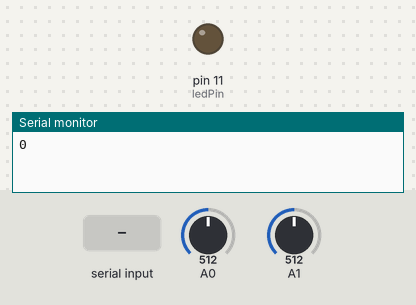
Bench run of a sketch on a simulated Arduino Uno, built with avr-gcc and run on an emulated ATmega328P. Parts: output pins drawn as LEDs (lit = HIGH), the last lines printed to the serial monitor. The test bench sets the inputs (shaded band); at power-on: A0 = 512, A1 = 512.

Above: at 1.2 s.
1.3 s: "1" received over Serial
At 2.2 s:
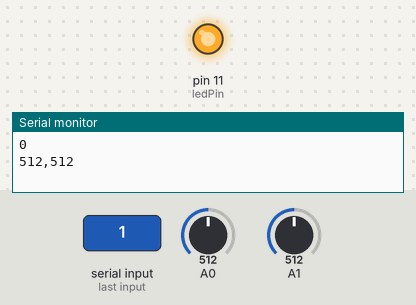
2.8 s: "0" received over Serial
At 3.3 s:
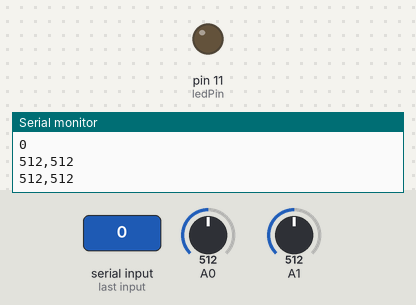
Timing chart, 0 to 5.8 s (numbered marks = the images above; inputs shaded):
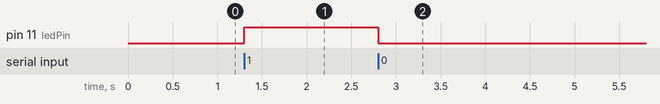

Measured:
- after the input at 1.3 s, pin 11 (ledPin): LOW → HIGH at once
- after the input at 2.8 s, pin 11 (ledPin): HIGH → LOW at once

The sketch:

arduino-in-out.ino
```cpp
int sensor1;
int sensor2;

char val;
int ledPin = 11;

void setup() {
  Serial.begin(9600);

  //send something to start out
  //when we start, send something to processing
  Serial.println("0");
  pinMode(ledPin, OUTPUT);
}

void loop() {
  //send data only when it is requested
  if (Serial.available() > 0) {

    //read for LED
    val = Serial.read();


    //read incoming from processing
    char input = Serial.read();

    //then send our data
    sensor1 = analogRead(A0);
    sensor2 = analogRead(A1);
    Serial.print(sensor1);
    Serial.print(",");
    Serial.println(sensor2);
  }

  //LED STUFF
  //interpret incoming values (will be from processing)
  if (val == '1') {
    digitalWrite(ledPin, HIGH);
  }
  if (val == '0') {
    digitalWrite(ledPin, LOW);
  }
}
```
